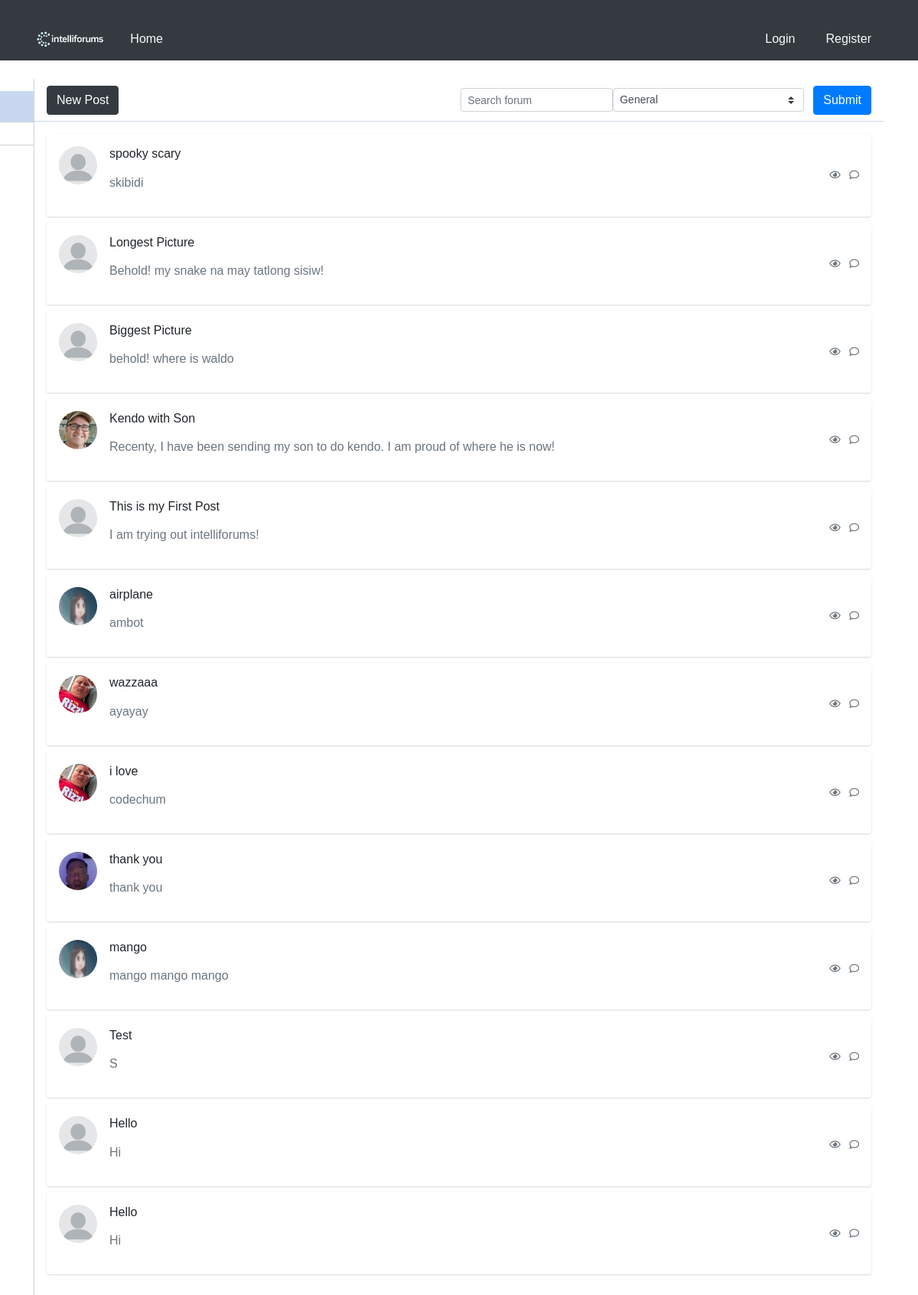
Page /home/0/1/ on the committed database.
### blog/models.py (models this page shows)
class UserPost(models.Model):
    post_ref = models.ForeignKey(Post, on_delete=models.CASCADE)
    user_ref = models.ForeignKey(User, on_delete=models.CASCADE)
    is_deleted = models.BooleanField(default=False)

### blog/views.py (the view)
# urls.py: path('home/<int:pk>/<int:page_number>/', views.fetch_posts,name='home'),
@csrf_protect
def fetch_posts(request, pk, page_number):
    posts = []
    if request.method == 'POST':
        form = SearchForm(request.POST)
        if form.is_valid():
            substring = form.cleaned_data['content']
            choice = form.cleaned_data['choices']
            posts = _get_page_object(
                Paginator(
                    get_filtered_posts(
                        UserPost.objects.filter(
                                (Q(post_ref__title__icontains=substring) | Q(post_ref__content__icontains=substring)) &
                                Q(is_deleted=False))
                            .filter(id__in=Tag.objects.filter(forum_ref__id=choice)).values(
                                'post_ref__id',
                                'post_ref__user_ref__username',
                                'post_ref__title',
                                'post_ref__content',
                                'post_ref__created_at',
                                'post_ref__user_ref__picture',
                                'id'),
                            )
                    if Forum.objects.filter(id=choice).exists()
                    else get_filtered_posts(
                        UserPost.objects.filter(
                            Q(post_ref__title__icontains=substring) |
                            Q(post_ref__content__icontains=substring) &
                            Q(is_deleted=False)
                        )
                    ),
                    20
                ),
                page_number
            ).object_list
            pk = choice
    else:
        posts = _get_page_object(
            Paginator(
                get_filtered_posts(
                    UserPost.objects.filter(
                        id__in=Tag.objects.filter(forum_ref__id=pk)
                    )
                )
                if Forum.objects.filter(id=pk).exists()
                else get_filtered_posts(UserPost.objects.select_related('post_ref').filter(is_deleted = False))
                , 20
            ), page_number
        ).object_list
    search_form = SearchForm()
    posts = posts[::-1]
    forums = Forum.objects.all()
    return render(request, 'home.html', {
        'posts' : posts,
        'page_number' : page_number,
        'search_form' : search_form,
        'user' : request.user,
        'forums' : forums,
        'forum_pk' : int(pk)
    })

### blog/forms.py
class SearchForm(forms.Form):
    content = forms.CharField(
        widget=forms.TextInput(
            attrs={
                'class' : 'form-control form-control-sm bg-gray-200 border-gray-200 shadow-none mb-4 mt-4',
                'placeholder' : 'Search forum',
            },
        ),
        label="",
    )
    choices = forms.ChoiceField(
        label=""
    )
    def __init__(self, *args, **kwargs):
        super().__init__(*args, **kwargs)
        list_var = [(0, "General")]
        list_var.extend([(forum.id, forum.title) for forum in Forum.objects.all()])
        self.fields['choices'].choices = list_var
        self.fields['choices'].widget.attrs.update({'class': 'custom-select custom-select-sm w-auto mr-1'})

### blog/views.py (called while the page is built)
def get_filtered_posts(_object):
    return _object.values(
        'post_ref__id',
        'post_ref__user_ref__username',
        'post_ref__title',
        'post_ref__content',
        'post_ref__created_at',
        'post_ref__user_ref__picture',
        'user_ref__id',
        'id'
    )

def _get_page_object(paginator_object, page_number):
    try:
        page_object = paginator_object.page(page_number)
    except PageNotAnInteger:
        page_object = paginator_object.page(1)
    except EmptyPage:
        page_object = paginator_object.page(paginator_object.num_pages)
    return page_object

### blog/templates/home.html (shortened to what this page needs)
<!DOCTYPE html>
<html lang="en">
<head>
    {% load static %}
    <link rel="stylesheet" href="{% static 'blog/css/global.css' %}">
    <link rel="stylesheet" href="{% static 'blog/css/home.css' %}">
</head>
<body>
{% include 'header.html' %}
<div class="container">
    <div class="main-body p-0">
        <div class="inner-wrapper">
            {% include 'sidebar.html' %}
            <div class="inner-main">
                <div class="inner-main-header">
                    <button type="button" class="btn btn-dark" onclick= "location.href = '{% url 'new_post' %}'">New Post</button>
                    <span class="input-icon input-icon-sm ml-auto w-auto">
                        <form action="" method="post" class="d-flex align-items-center">
                            {{ search_form }}
                            <button class="btn btn-primary ml-2" type="submit">Submit</button>
                        </form>
                    </span>
                </div>
                <div class="inner-main-body p-2 p-sm-3 collapse forum-content show">
                    {% for post in posts %}
                        <div class="card mb-2" onclick="window.location.href='{% url 'post_detail' pk=post.id page_number=1 %}'" style="cursor: pointer;">
                            <div class="card-body p-2 p-sm-3">
                                <div class="media forum-item">
                                    <a href="#" data-toggle="collapse" data-target=".forum-content">
                                        <img src="/media/{{ post.post_ref__user_ref__picture }}" class="mr-3 rounded-circle" width="50" height="50" alt="User" onclick="event.stopPropagation(); window.location.href='/profile/{{ post.user_ref__id }}/'"/>
                                    </a>
                                    <div class="media-body">
                                        <h6>
                                            <p class="text-body">{{ post.post_ref__title }}</p>
                                        </h6>
                                        <p class="text-secondary">
                                            {{ post.post_ref__content }}
                                        </p>
                                    </div>
                                    <div class="text-muted small text-center align-self-center">
                                        <span class="d-none d-sm-inline-block">
                                            <i class="far fa-eye"></i>
                                        </span>
                                        <span>
                                            <i class="far fa-comment ml-2"></i>
                                        </span>
                                    </div>
                                </div>
                            </div>
                        </div>
                    {% endfor %}
                </div>
            </div>
        </div>
    </div>
</div>
</body>
</html>

### blog/static/blog/css/global.css (style rules this page uses)
* { font-family: Verdana, Geneva, Tahoma, sans-serif; }

### blog/static/blog/css/home.css (style rules this page uses)
body { margin-top:20px; color: #1a202c; text-align: left; background-color: #e2e8f0; width: 100%; }
.inner-wrapper { position: relative; height: calc(100vh - 3.5rem); transition: transform 0.3s; }
.inner-main, .inner-sidebar { position: absolute; top: 0; bottom: 0; left: 0; display: flex; flex-direction: column; }
.inner-main { right: 0; left: 235px; }
.inner-main-footer, .inner-main-header, .inner-sidebar-footer, .inner-sidebar-header { height: 3.5rem; border-bottom: 1px solid #cbd5e0; display: flex; align-items: center; padding: 0 1rem; flex-shrink: 0; }
.inner-main-body, .inner-sidebar-body { padding: 1rem; overflow-y: auto; position: relative; flex: 1 1 auto; }
.inner-main-footer, .inner-main-header { background-color: #fff; }
.inner-main { left: 0; width: 100%; }
.card { box-shadow: 0 1px 3px 0 rgba(0,0,0,.1), 0 1px 2px 0 rgba(0,0,0,.06); }
.card { position: relative; display: flex; flex-direction: column; min-width: 0; word-wrap: break-word; background-color: #fff; background-clip: border-box; border: 0 solid rgba(0,0,0,.125); border-radius: .25rem; width: 100%; }
.card-body { flex: 1 1 auto; min-height: 1px; padding: 1rem; width: 100%; }
.container { margin-top: 2%; width: 100%; }

### blog/templates/sidebar.html (style rules this page uses)
.inner-wrapper { position: relative; height: calc(100vh - 3.5rem); transition: transform 0.3s; }
.inner-main, .inner-sidebar { position: absolute; top: 0; bottom: 0; left: 0; display: flex; flex-direction: column; }
.inner-main { right: 0; left: 235px; }
.inner-main-footer, .inner-main-header, .inner-sidebar-footer, .inner-sidebar-header { height: 3.5rem; border-bottom: 1px solid #cbd5e0; display: flex; align-items: center; padding: 0 1rem; flex-shrink: 0; }
.inner-main-body, .inner-sidebar-body { padding: 1rem; overflow-y: auto; position: relative; flex: 1 1 auto; }
.inner-main-footer, .inner-main-header { background-color: #fff; }
.inner-main { left: 0; width: 100%; }
.card { box-shadow: 0 1px 3px 0 rgba(0,0,0,.1), 0 1px 2px 0 rgba(0,0,0,.06); }
.card { position: relative; display: flex; flex-direction: column; min-width: 0; word-wrap: break-word; background-color: #fff; background-clip: border-box; border: 0 solid rgba(0,0,0,.125); border-radius: .25rem; width: 100%; }
.card-body { flex: 1 1 auto; min-height: 1px; padding: 1rem; width: 100%; }
.container { margin-top: 2%; width: 100%; }

### rows in the picture
UserPost: post_ref__title "spooky scary", post_ref__content "skibidi"
UserPost: post_ref__title "Longest Picture", post_ref__content "Behold! my snake na may tatlong sisiw!"
UserPost: post_ref__title "Biggest Picture", post_ref__content "behold! where is waldo"
UserPost: shows a picture, post_ref__title "Kendo with Son", post_ref__content "Recenty, I have been sending my son to do kendo. I am proud of where he is now!"
UserPost: post_ref__title "This is my First Post", post_ref__content "I am trying out intelliforums!"
UserPost: post_ref__title "airplane", post_ref__content "ambot"
UserPost: post_ref__title "wazzaaa", post_ref__content "ayayay"
UserPost: post_ref__title "i love", post_ref__content "codechum"
UserPost: shows a picture, post_ref__title "thank you", post_ref__content "thank you"
UserPost: post_ref__title "mango", post_ref__content "mango mango mango"
UserPost: post_ref__title "Test", post_ref__content "S"
UserPost: post_ref__title "Hello", post_ref__content "Hi"
UserPost: post_ref__title "Hello", post_ref__content "Hi"
